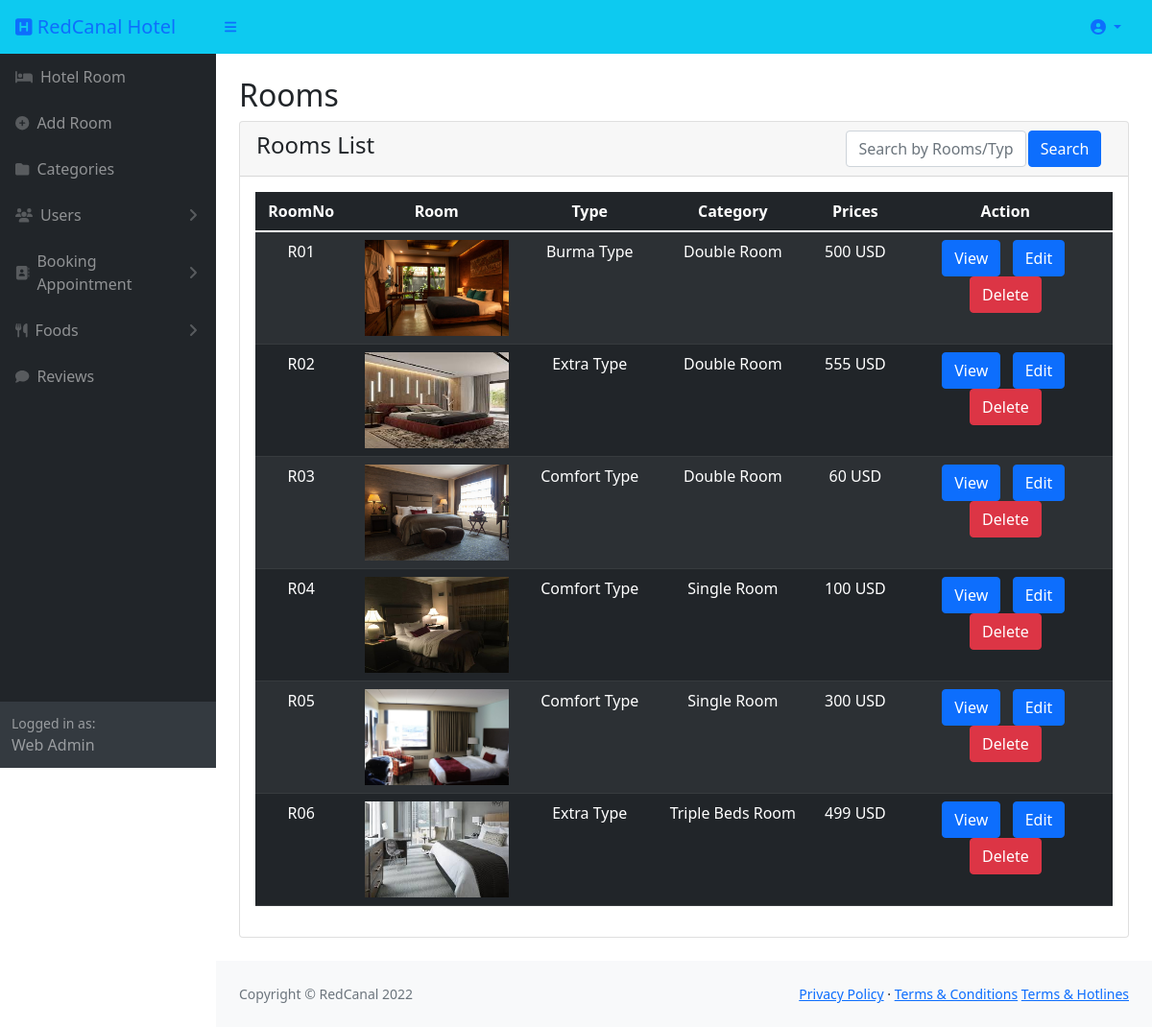
Page /adminhome.php on the committed database.
### tables this page shows
CREATE TABLE `room_db` (
  `RoomID` int(11) NOT NULL,
  `RoomNo` varchar(50) NOT NULL,
  `RoomImage` varchar(255) NOT NULL,
  `RoomType` varchar(50) NOT NULL,
  `CategoryID` int(11) NOT NULL,
  `Prices` int(11) NOT NULL
);

CREATE TABLE `category_db` (
  `CategoryID` int(11) NOT NULL,
  `CategoryName` varchar(50) NOT NULL
);

### adminhome.php (the view, shortened to what this page needs)
<?php
    include("connect.php");
    if (isset($_POST['roomsearch']))
            {
                $searchbtn = $_POST['roomsearch'];
                $select="SELECT room_db.RoomID, room_db.RoomNo, room_db.RoomImage, room_db.RoomType, category_db.CategoryName, room_db.Prices FROM room_db
                        INNER JOIN category_db ON room_db.CategoryID=category_db.CategoryID WHERE RoomNo LIKE '%$searchbtn%' OR CategoryName LIKE '%$searchbtn%' OR RoomType LIKE '%$searchbtn%'
                            ORDER BY RoomID";
            }
            else
            {
                $select="SELECT room_db.RoomID, room_db.RoomNo, room_db.RoomImage, room_db.RoomType, category_db.CategoryName, room_db.Prices FROM room_db
                INNER JOIN category_db ON room_db.CategoryID=category_db.CategoryID
                ORDER BY RoomID";
                $searchbtn="";
            }
            $result=mysqli_query($connection,$select);
?>
<!DOCTYPE html>
<html lang="en">
    <head>
        <link href="https://cdn.jsdelivr.net/npm/simple-datatables@latest/dist/style.css" rel="stylesheet" />
        <link href="css/styles.css" rel="stylesheet" />
        <link rel="stylesheet" type="text/css" href="css/all.min.css">
    </head>
    <body class="sb-nav-fixed">
        <?php include("adminheader.php");?>
        <?php include("adminsidebar.php") ?>
            <div id="layoutSidenav_content">
                <main>
                    <div class="container-fluid px-4">
                        <h2 class="mt-4">Rooms</h2>
                        <div class="card mb-4">
                            <div class="card-header">
                                <form action="" method="POST">
        <table>
            <tr>
                <td class="float-left"><h4>Rooms List</h4></td>
                <td width="21.2%"><input class="form-control" type="text" name="roomsearch" placeholder="Search by Rooms/Type" value="<?php echo $searchbtn?>"></td>
                <td width="10%"><input type="submit"  class="btn btn-primary" name="" value="Search"></td>
            </tr>
        </table>
        </form>
                            </div>
                            <div class="card-body">
                                <table class="table table-dark table-striped">
        <thead>
            <tr>
                <th scope="col" class="text-center">RoomNo</th>
                <th scope="col" class="text-center">Room</th>
                <th scope="col" class="text-center">Type</th>
                <th scope="col" class="text-center">Category</th>
                <th scope="col" class="text-center">Prices</th>
                <th scope="col" class="text-center">Action</th>
            </tr>
        </thead>
        <tbody>
            <?php while ($row = mysqli_fetch_object($result)) {  ?>
            <tr>
                    <td class="text-center"><?php echo $row->RoomNo;?></td>
                    <td class="text-center"><?php echo "<img src='uploads/".$row->RoomImage."' width='150' height='100'>";?></td>
                    <td class="text-center"><?php echo $row->RoomType;?></td>
                    <td class="text-center"><?php echo $row->CategoryName;?></td>
                    <td class="text-center"><?php echo $row->Prices;?> USD</td>
                    <td width="25%" class="text-center">
                        <?php echo '<a class="btn btn-primary" href="roomdetail.php?RoomID='. $row->RoomID.'">View</a>';?> &nbsp
                        <?php echo '<a class="btn btn-primary" href="roomedit.php?RoomID='. $row->RoomID.'">Edit</a>';?>&nbsp
                        <?php echo '<a class="btn btn-danger" onclick="return confirm(\'Room Delete Confirm?\')" href="roomdelete.php?RoomID='. $row->RoomID.'">Delete</a>';?>
                    </tr>
            <?php } ?>
        </tbody>
        </table>
                            </div>
                        </div>
                    </div>
                </main>
                <?php include("footer.php"); ?>
            </div>
        </div>
    </body>
</html>

### adminheader.php (shortened to what this page needs)
<nav class="sb-topnav navbar navbar-expand navbar-info bg-info">
            <a class="navbar-brand ps-3" href="adminhome.php"><i class="fa fa-h-square"></i> RedCanal Hotel </a>
            <button class="btn btn-link btn-sm order-1 order-lg-0 me-4 me-lg-0" id="sidebarToggle" href="#!"><i class="fas fa-bars"></i></button>
            <ul class="navbar-nav ms-auto ms-md-0 me-3 me-lg-4">
                <li class="nav-item dropdown">
                    <a class="nav-link dropdown-toggle" id="navbarDropdown" href="#" role="button" data-bs-toggle="dropdown" aria-expanded="false"><i class="fa-solid fa-circle-user"></i><?php echo $_SESSION["User_name"] ?>
                       </a>
                </li>
            </ul>
        </nav>

### adminsidebar.php (shortened to what this page needs)
<div id="layoutSidenav">
            <div id="layoutSidenav_nav">
                <nav class="sb-sidenav accordion sb-sidenav-dark" id="sidenavAccordion">
                    <div class="sb-sidenav-menu">
                        <div class="nav">
                            <a class="nav-link" href="adminhome.php">
                                <div class="sb-nav-link-icon"><i class="fa fa-bed" aria-hidden="true"></i></i></div>
                                Hotel Room
                            </a>
                            <a class="nav-link" href="addroom.php">
                                <div class="sb-nav-link-icon"><i class="fa fa-plus-circle" aria-hidden="true"></i></i></div>
                                Add Room
                            </a>
                            <a class="nav-link" href="categorylist.php">
                                <div class="sb-nav-link-icon"><i class="fa fa-folder" aria-hidden="true"></i></i></div>
                                Categories
                            </a>
                             <a class="nav-link collapsed" href="#" data-bs-toggle="collapse" data-bs-target="#collapseLayouts" aria-expanded="false" aria-controls="collapseLayouts">
                                <div class="sb-nav-link-icon"><i class="fa-solid fa-users"></i></div>
                                Users
                                <div class="sb-sidenav-collapse-arrow"><i class="fas fa-angle-down"></i></div>
                            </a>
                            <a class="nav-link collapsed" href="#" data-bs-toggle="collapse" data-bs-target="#collapsePages" aria-expanded="false" aria-controls="collapsePages">
                                <div class="sb-nav-link-icon"><i class="fa fa-address-book" aria-hidden="true"></i></i></div>
                                Booking Appointment
                                <div class="sb-sidenav-collapse-arrow"><i class="fas fa-angle-down"></i></div>
                            </a>
                            <a class="nav-link collapsed" href="#" data-bs-toggle="collapse" data-bs-target="#collapsePages1" aria-expanded="false" aria-controls="collapsePages1">
                                <div class="sb-nav-link-icon"><i class="fa fa-cutlery" aria-hidden="true"></i></i></div>
                                Foods
                                <div class="sb-sidenav-collapse-arrow"><i class="fas fa-angle-down"></i></div>
                            </a>
                            <a class="nav-link" href="reviewedroom.php">
                                <div class="sb-nav-link-icon"><i class="fa fa-comment" aria-hidden="true"></i></i></div>
                                Reviews
                            </a>
                        </div>
                    </div>
                    <div class="sb-sidenav-footer">
                        <div class="small">Logged in as:</div>
                        Web Admin
                    </div>
                </nav>
            </div>

### footer.php
<footer class="py-4 bg-light mt-auto">
                    <div class="container-fluid px-4">
                        <div class="d-flex align-items-center justify-content-between small">
                            <div class="text-muted">Copyright &copy; RedCanal 2022</div>
                            <div>
                                <a href="#">Privacy Policy</a>
                                &middot;
                                <a href="#">Terms &amp; Conditions</a>
                                <a href="#">Terms &amp; Hotlines</a>
                            </div>
                        </div>
                    </div>
                </footer>

### rows in the picture
room_db: RoomNo "R01", RoomImage (picture), RoomType "Burma Type", CategoryID.CategoryName "Double Room", Prices "500"
room_db: RoomNo "R02", RoomImage (picture), RoomType "Extra Type", CategoryID.CategoryName "Double Room", Prices "555"
room_db: RoomNo "R03", RoomImage (picture), RoomType "Comfort Type", CategoryID.CategoryName "Double Room", Prices "60"
room_db: RoomNo "R04", RoomImage (picture), RoomType "Comfort Type", CategoryID.CategoryName "Single Room", Prices "100"
room_db: RoomNo "R05", RoomImage (picture), RoomType "Comfort Type", CategoryID.CategoryName "Single Room", Prices "300"
room_db: RoomNo "R06", RoomImage (picture), RoomType "Extra Type", CategoryID.CategoryName "Triple Beds Room", Prices "499"
